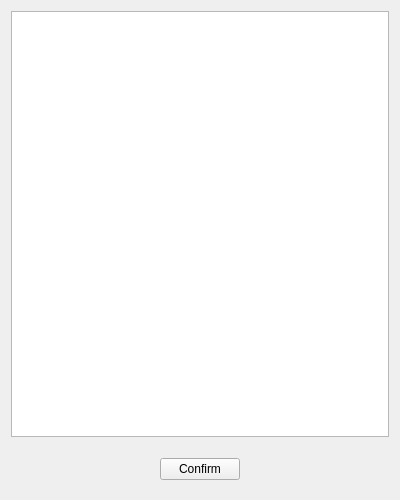
<?xml version="1.0" encoding="UTF-8"?>
<ui version="4.0">
 <class>CKinkSelectionOverlay</class>
 <widget class="COverlayBase" name="CKinkSelectionOverlay">
  <property name="geometry">
   <rect>
    <x>0</x>
    <y>0</y>
    <width>400</width>
    <height>500</height>
   </rect>
  </property>
  <property name="windowTitle">
   <string>Form</string>
  </property>
  <layout class="QGridLayout" name="gridLayout_2">
   <item row="0" column="0">
    <widget class="QTreeView" name="pKinkTree"/>
   </item>
   <item row="1" column="0">
    <widget class="CSearchWidget" name="pFilter" native="true"/>
   </item>
   <item row="2" column="0">
    <widget class="QWidget" name="widget" native="true">
     <layout class="QGridLayout" name="gridLayout">
      <item row="2" column="1">
       <widget class="QPushButton" name="pConfirmButton">
        <property name="text">
         <string>Confirm</string>
        </property>
       </widget>
      </item>
      <item row="2" column="0">
       <spacer name="horizontalSpacer_2">
        <property name="orientation">
         <enum>Qt::Horizontal</enum>
        </property>
        <property name="sizeHint" stdset="0">
         <size>
          <width>40</width>
          <height>20</height>
         </size>
        </property>
       </spacer>
      </item>
      <item row="2" column="3">
       <spacer name="horizontalSpacer">
        <property name="orientation">
         <enum>Qt::Horizontal</enum>
        </property>
        <property name="sizeHint" stdset="0">
         <size>
          <width>40</width>
          <height>20</height>
         </size>
        </property>
       </spacer>
      </item>
     </layout>
    </widget>
   </item>
  </layout>
 </widget>
 <customwidgets>
  <customwidget>
   <class>CSearchWidget</class>
   <extends>QWidget</extends>
   <header>Widgets/SearchWidget.h</header>
   <container>1</container>
  </customwidget>
  <customwidget>
   <class>COverlayBase</class>
   <extends>QWidget</extends>
   <header>Widgets/OverlayBase.h</header>
   <container>1</container>
  </customwidget>
 </customwidgets>
 <resources/>
 <connections/>
</ui>
